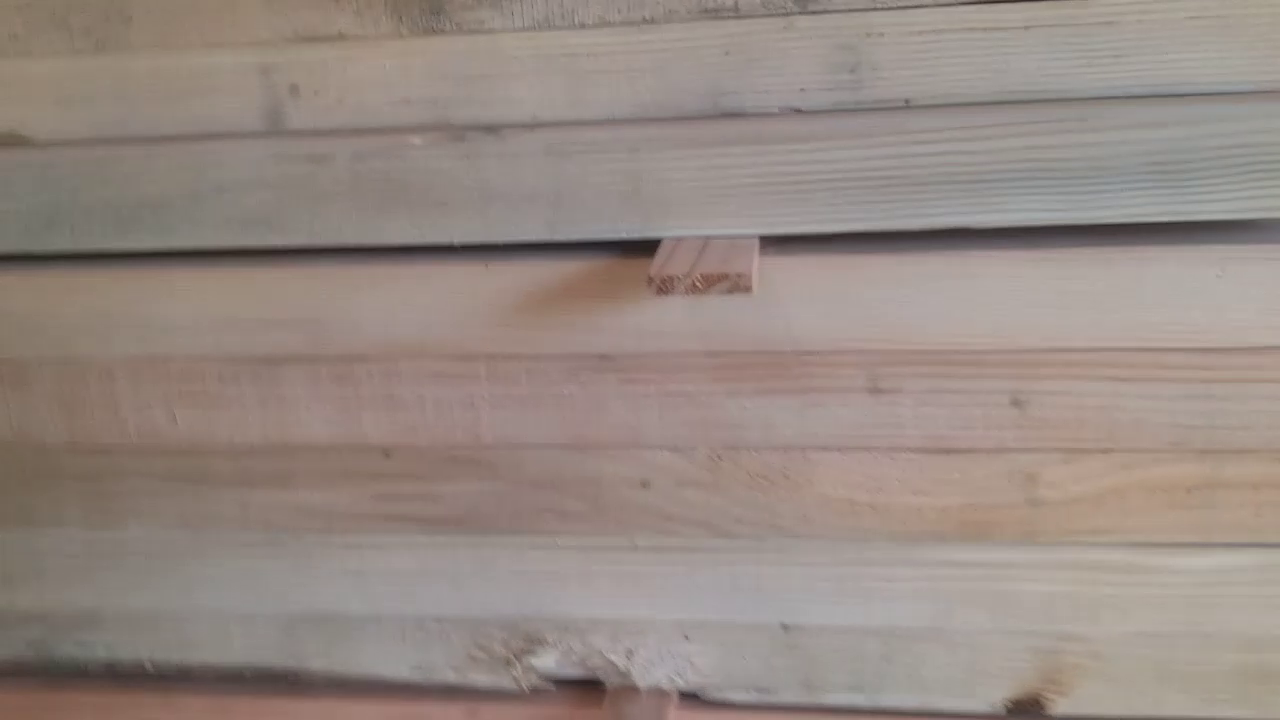
#> input picture frame 9 of Videos/test.mp4, 1280 x 720 px, given in place of vid1.mp4, which was not available
$ python test.py
#> lines starting #> are read from the running program, lines starting #| are printed output that depends on the picture; after the words box and inside, x2 and y2 are one past the last pixel; in counts of white or black regions, pixels touching at a corner belong together; pictures that were not available may be replaced by others from this repository, and a replacement may not be noted
#> further down, frame is the input picture: shape (720, 1280, 3); mean B, G, R 130.9, 137.6, 150.4
import cv2 as cv
import numpy as np
'''
Blue Max Idx: 156, Blue Max: [711.]
Blue Max Idx: 162, Blue Max: [1404.]
Blue Max Idx: 161, Blue Max: [1623.]
Blue Max Idx: 144, Blue Max: [1202.]
Blue Max Idx: 140, Blue Max: [1873.]
Blue Max Idx: 145, Blue Max: [5494.]
Blue Max Idx: 158, Blue Max: [2575.]
Blue Max Idx: 130, Blue Max: [1428.]
Blue Max Idx: 130, Blue Max: [742.]
Blue Max Idx: 169, Blue Max: [529.]
Blue Max Idx: 175, Blue Max: [984.]

Green Max Idx: 185, Green Max: [778.]
Green Max Idx: 170, Green Max: [1424.]
Green Max Idx: 174, Green Max: [1650.]
Green Max Idx: 150, Green Max: [1235.]
Green Max Idx: 153, Green Max: [1806.]
Green Max Idx: 158, Green Max: [6499.]
Green Max Idx: 255, Green Max: [2855.]
Green Max Idx: 138, Green Max: [1891.]
Green Max Idx: 146, Green Max: [780.]
Green Max Idx: 184, Green Max: [627.]
Green Max Idx: 166, Green Max: [1469.]

Red Max Idx: 192, Red Max: [1225.]
Red Max Idx: 196, Red Max: [1613.]
Red Max Idx: 195, Red Max: [2193.]
Red Max Idx: 157, Red Max: [1930.]
Red Max Idx: 168, Red Max: [1323.]
Red Max Idx: 163, Red Max: [6467.]
Red Max Idx: 255, Red Max: [28286.]
Red Max Idx: 160, Red Max: [1776.]
Red Max Idx: 152, Red Max: [639.]
Red Max Idx: 195, Red Max: [786.]
Red Max Idx: 185, Red Max: [1341.]

title_window = 'Trackbars'
cv.namedWindow(title_window)
b_low = 95
b_high = 110
g_low = 170
g_high = 195
r_low = 210
r_high = 220
bgr_max = 255


def tb_cb_bl(val):#blue low
    global b_low
    if val < b_high:
        b_low = val
    else:
        b_low = b_high
def tb_cb_gl(val):#green low
    global g_low
    if val < g_high:
        g_low = val
    else:
        g_low = g_high
def tb_cb_rl(val):#red low
    global r_low
    if val < r_high:
        r_low = val
    else:
        r_low = r_high
def tb_cb_bh(val):#blue high
    global b_high
    if val > b_low:
        b_high = val
    else:
        b_high = b_low
def tb_cb_gh(val):#green high
    global g_high
    if val > g_low:
        g_high = val
    else:
        g_high = g_low
def tb_cb_rh(val):#red high
    global r_high
    if val > r_low:
        rhigh = val
    else:
        r_high = r_low

cv.createTrackbar("Blue Low Threshold", title_window, b_low, bgr_max, tb_cb_bl)
cv.createTrackbar("Blue High Threshold", title_window, b_high, bgr_max, tb_cb_bh)
cv.createTrackbar("Green Low Threshold", title_window, g_low, bgr_max, tb_cb_gl)
cv.createTrackbar("Green High Threshold", title_window, g_high, bgr_max, tb_cb_gh)
cv.createTrackbar("Red Low Threshold", title_window, r_low, bgr_max, tb_cb_rl)
cv.createTrackbar("Red High Threshold", title_window, r_high, bgr_max, tb_cb_rh)
'''
def detect_frame(frame):
    img = cv.medianBlur(frame, 5)
    gray = cv.cvtColor(img, cv.COLOR_BGR2GRAY)
    ret, thresh = cv.threshold(gray, 200, 255, cv.THRESH_BINARY)
    contours, hierarchy = cv.findContours(thresh, cv.RETR_TREE, cv.CHAIN_APPROX_SIMPLE)

    areas = [cv.contourArea(c) for c in contours]
    idx = np.argmax(areas)

    x,y,w,h = cv.boundingRect(contours[idx])
    cv.rectangle(frame, (x,y), (x+w,y+h), (0,255,0),2)
    cv.imshow("Frame", frame)
    return frame[y+15:y+h-15,x+15:x+w-15]

def detect(im):
    gray = cv.cvtColor(im, cv.COLOR_BGR2GRAY)
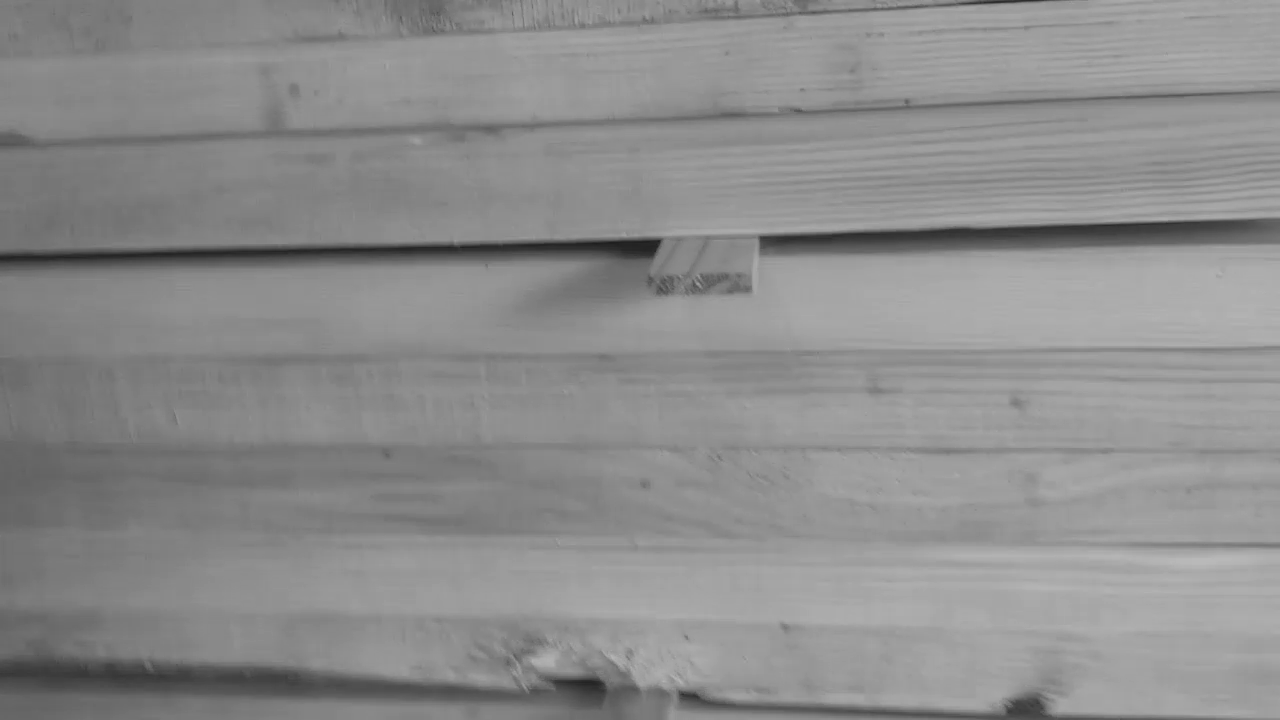
#> gray: shape (720, 1280); min 30, max 185, mean 140.6
    blur = cv.medianBlur(gray, 5)
    blur2 = cv.bilateralFilter(blur, 7, 75, 75)
    edges = cv.Canny(image=blur2, threshold1=0, threshold2=150)
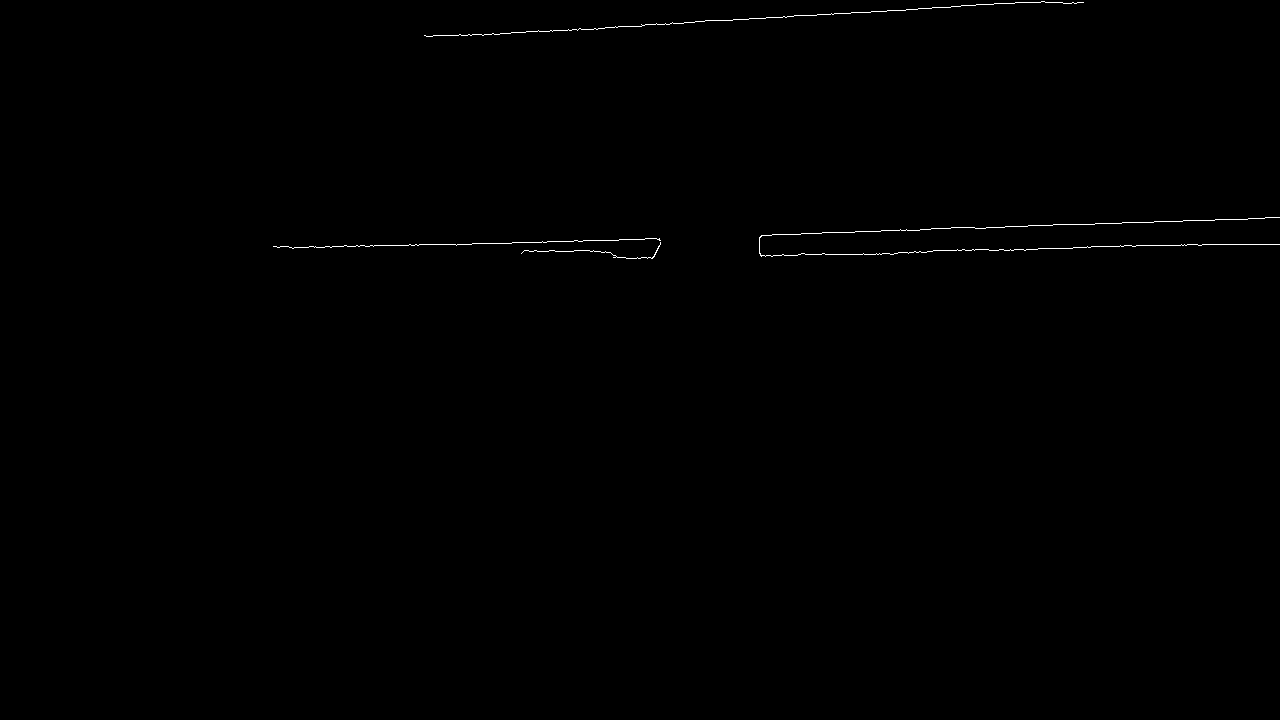
#> edges: shape (720, 1280); 0.25% white in thin lines or dots, all inside (x1, y1, x2, y2) = (273, 1, 1280, 259)
    contours, hierarchy = cv.findContours(edges, cv.RETR_TREE, cv.CHAIN_APPROX_SIMPLE)
#> contours = 4 contours, all with area under 20

    areas = [cv.contourArea(c) for c in contours]
#> areas = [7.5, 1.5, 5, 0]

    for contour in contours:
        img = np.copy(im)
        x,y,w,h = cv.boundingRect(contour)
        cv.rectangle(img, (x,y), (x+w,y+h), (0,255,0),2)
        cv.imshow("Img",img)

        bounded = im[y:y+h,x:x+w]
        bgr_planes = cv.split(bounded)
        b_hist = cv.calcHist(bgr_planes, [0], None, [256], (0, 256), accumulate=False)
        g_hist = cv.calcHist(bgr_planes, [1], None, [256], (0, 256), accumulate=False)
        r_hist = cv.calcHist(bgr_planes, [2], None, [256], (0, 256), accumulate=False)

        idx_b = np.argmax(b_hist)
        idx_g = np.argmax(g_hist)
        idx_r = np.argmax(r_hist)

        print("Blue Max Idx: "+ str(idx_b) + ", Blue Max: " + str(b_hist[idx_b]))
        print("Green Max Idx: "+ str(idx_g) + ", Green Max: " + str(g_hist[idx_g]))
        print("Red Max Idx: "+ str(idx_r) + ", Red Max: " + str(r_hist[idx_r]))

        while cv.waitKey(0) == -1:
            pass
#> this loop made 4 passes
#> (x, y, w, h, idx_b, idx_g, idx_r) on passes 1 to 4: (521, 242, 140, 17, 38, 35, 41), (273, 238, 388, 11, 131, 45, 142), (759, 217, 521, 40, 151, 154, 161), (424, 1, 660, 36, 147, 154, 163)
#| Blue Max Idx: 38, Blue Max: [82.]
#| Green Max Idx: 35, Green Max: [129.]
#| Red Max Idx: 41, Red Max: [121.]
#| Blue Max Idx: 131, Blue Max: [144.]
#| Green Max Idx: 45, Green Max: [151.]
#| Red Max Idx: 142, Red Max: [163.]
#| Blue Max Idx: 151, Blue Max: [658.]
#| Green Max Idx: 154, Green Max: [469.]
#| Red Max Idx: 161, Red Max: [470.]
#| Blue Max Idx: 147, Blue Max: [1135.]
#> (further printed lines are left out)
#> pass 2, in detect, `cv.imshow("Img",img)`:
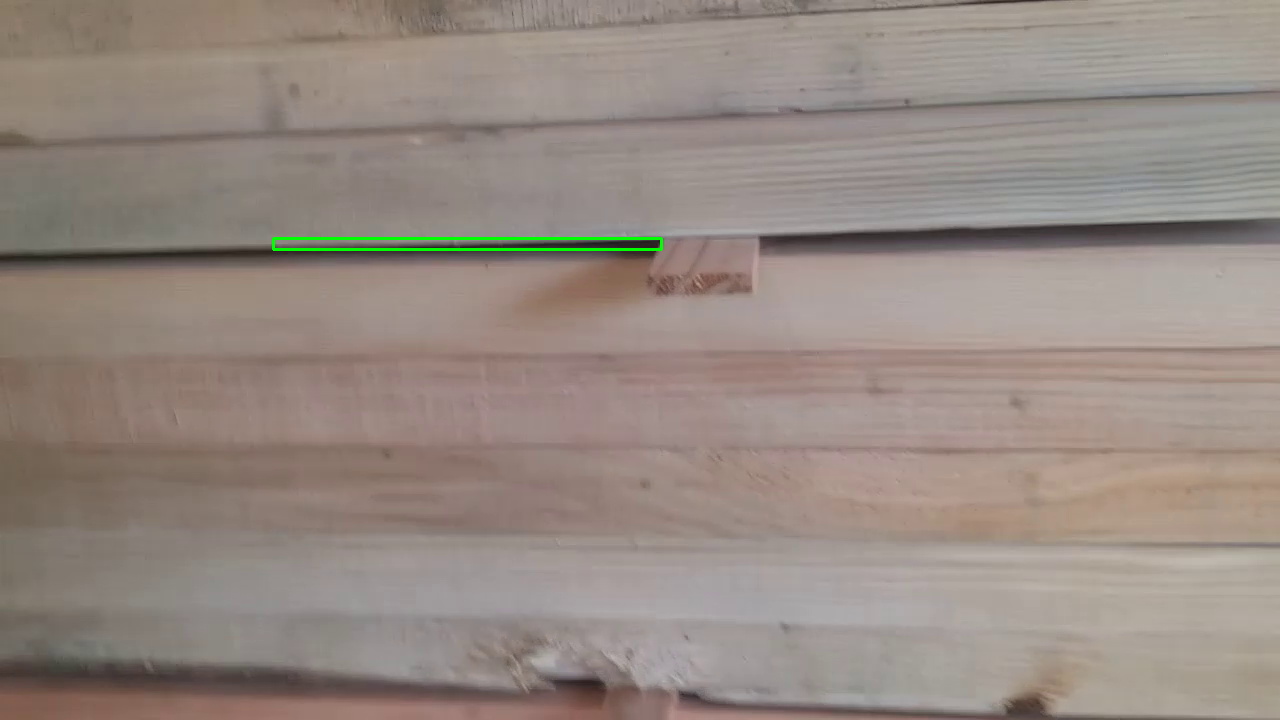
#> window 'Img': shape (720, 1280, 3); mean B, G, R 130.7, 138, 150.2
#> pass 3, in detect, `bounded = im[y:y+h,x:x+w]`:
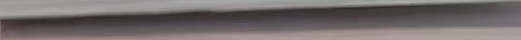
#> bounded: shape (40, 521, 3); mean B, G, R 108.5, 108.2, 115.5
#> after the loop:
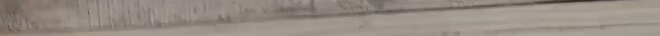
#> bounded: shape (36, 660, 3); mean B, G, R 132.6, 140, 150.1

cap = cv.VideoCapture("./Videos/vid1.mp4")
if(cap.isOpened() == False):
    print("Video failed to open")

paused = False
while(cap.isOpened()):
    if not paused:
        ret, frame = cap.read()
    if(ret):
        #bounded_frame = detect_frame(frame.copy())
        #detect(bounded_frame)
        detect(frame.copy())
    else:
        print("error reading frame")

    key = cv.waitKey(1)
#> (key Esc is pressed here)
    if(key == 27 or key == 113): #esc or q
        break
    elif(key == 115): #s
        paused = False
    elif(key == 112): #p
        paused = True
    elif(key != -1):
        print(key)

$ run again, starting later in the video
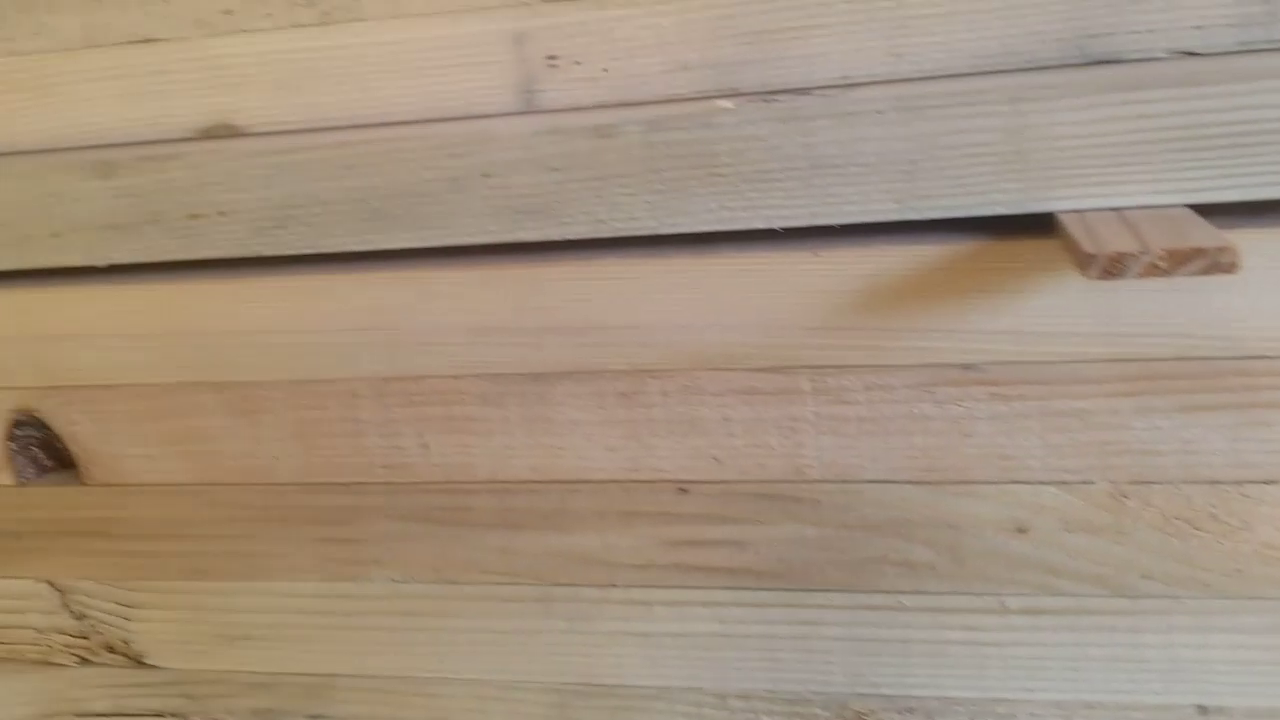
#> input picture frame 42 of Videos/test.mp4, 1280 x 720 px, given in place of vid1.mp4, which was not available
#> frame is the input picture: shape (720, 1280, 3); mean B, G, R 126.6, 146.2, 164.3
#> in detect, `edges = cv.Canny(image=blur2, threshold1=0, threshold2=150)`:
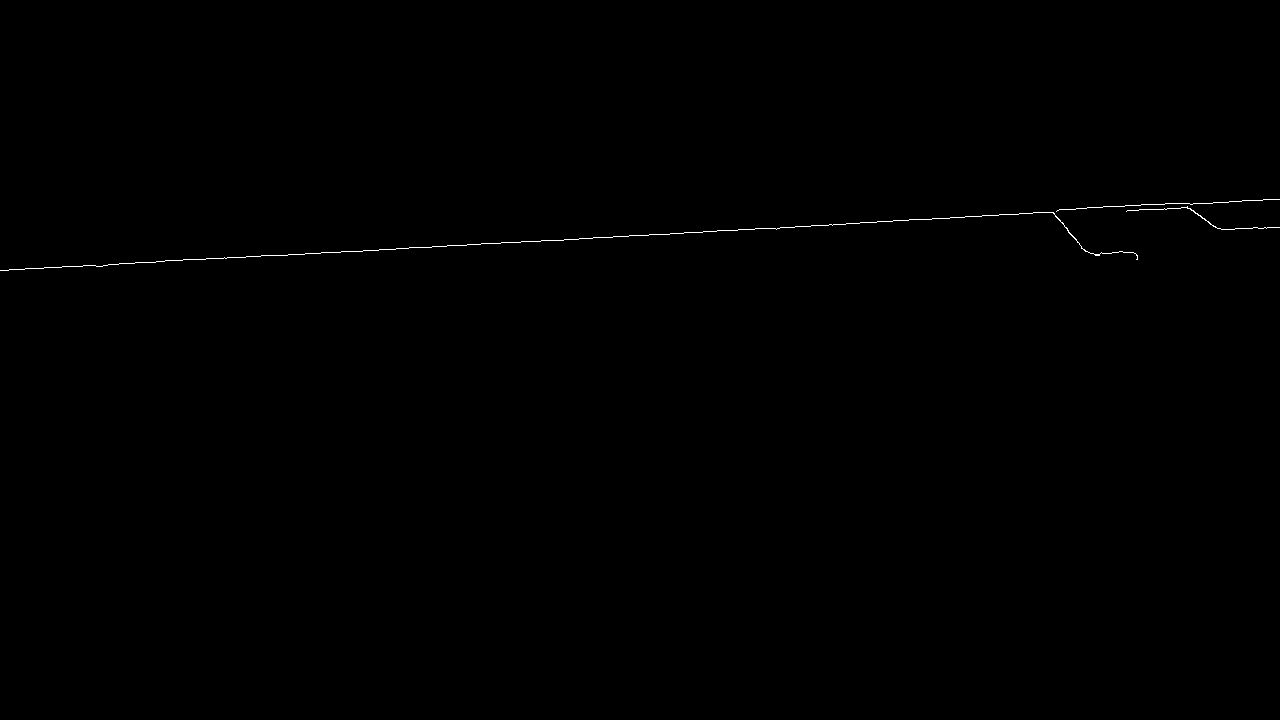
#> edges: shape (720, 1280); 0.17% white in thin lines or dots, all inside (x1, y1, x2, y2) = (0, 199, 1280, 271)
#> contours = 3 contours, 2 with area under 20; largest, box (x1, y1, x2, y2) and area: (0, 212, 1138, 271) 28
#> areas = [27.5, 18.5, 0]
#> the loop in detect, `for contour in contours:` made 3 passes
#> (x, y, w, h, idx_b, idx_g, idx_r) on passes 1 to 3: (0, 212, 1138, 59, 119, 142, 161), (1126, 206, 154, 24, 132, 140, 158), (1056, 199, 224, 13, 48, 52, 61)
#> (printed output is left out)
#> pass 2, in detect, `bounded = im[y:y+h,x:x+w]`:
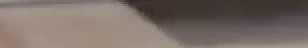
#> bounded: shape (24, 154, 3) (shown 2 times larger); mean B, G, R 101.9, 108.6, 122.2

$ run again, starting later in the video
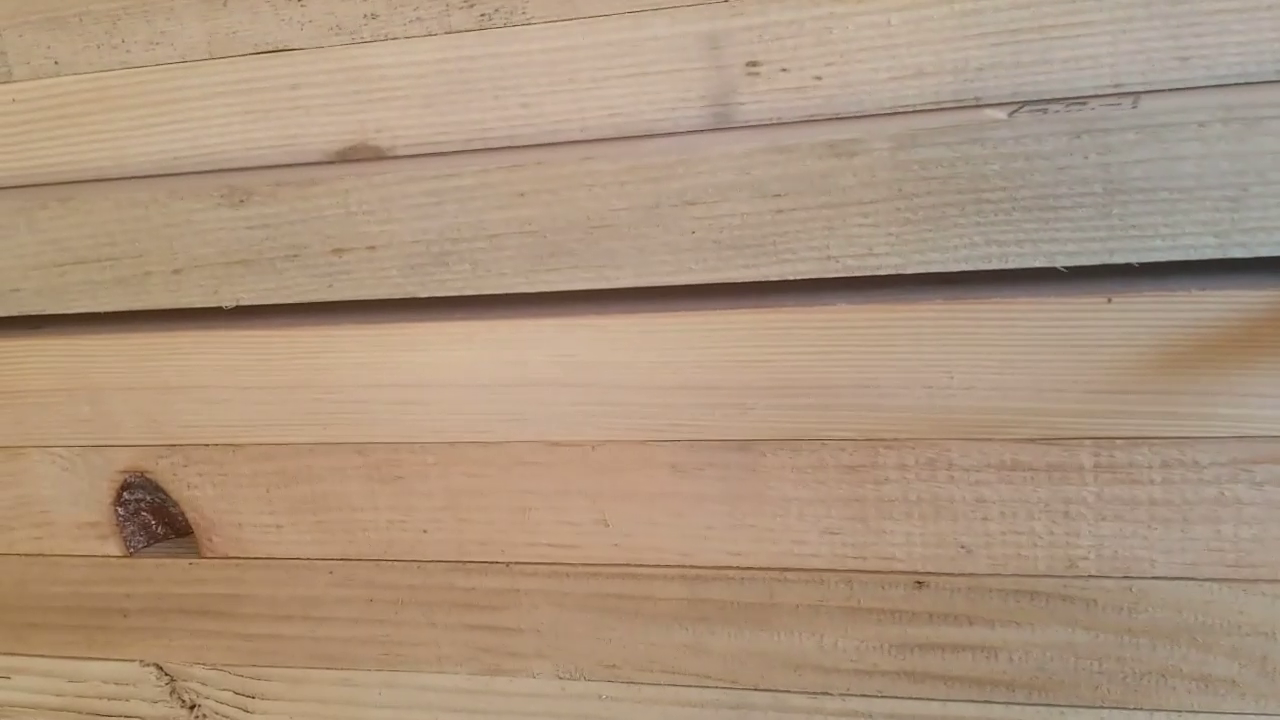
#> input picture frame 75 of Videos/test.mp4, 1280 x 720 px, given in place of vid1.mp4, which was not available
#> frame is the input picture: shape (720, 1280, 3); mean B, G, R 126.6, 149.3, 173.1
#> in detect, `edges = cv.Canny(image=blur2, threshold1=0, threshold2=150)`:
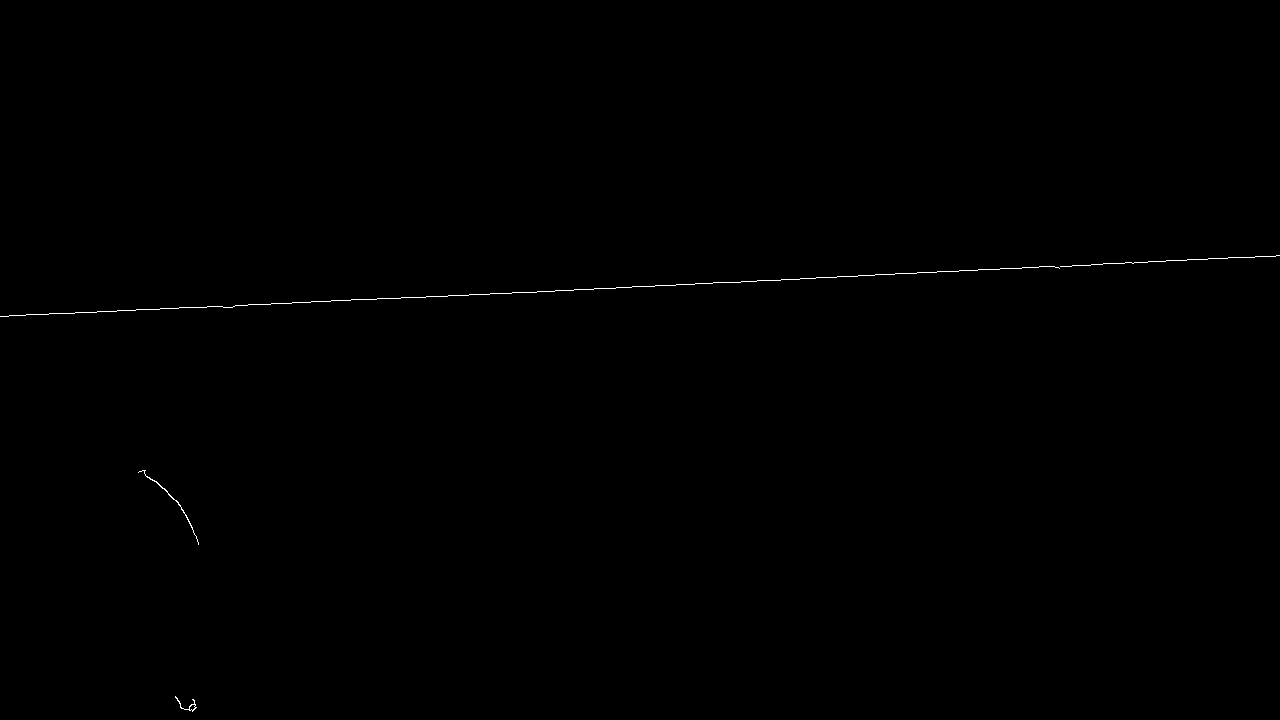
#> edges: shape (720, 1280); 0.16% white in thin lines or dots, all inside (x1, y1, x2, y2) = (0, 255, 1280, 712)
#> contours = 5 contours, 2 with area under 20; largest, box (x1, y1, x2, y2) and area: (175, 696, 197, 712) 41, (138, 470, 199, 545) 36, (189, 704, 196, 711) 24
#> areas = [41, 24, 36.5, 0, 0]
#> the loop in detect, `for contour in contours:` made 5 passes
#> (x, y, w, h, idx_b, idx_g, idx_r) on passes 1 to 5: (175, 696, 22, 16, 122, 141, 162), (189, 704, 7, 7, 3, 34, 63), (138, 470, 61, 75, 29, 44, 74), (0, 266, 1060, 51, 121, 153, 173), (1060, 255, 220, 12, 41, 44, 45)
#> (printed output is left out)
#> pass 3, in detect, `bounded = im[y:y+h,x:x+w]`:
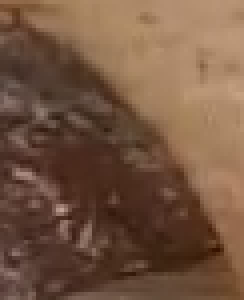
#> bounded: shape (75, 61, 3) (shown 4 times larger); mean B, G, R 64.8, 85.4, 116.5
